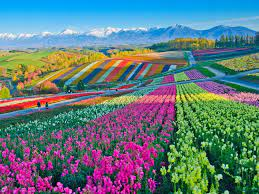
%> input picture flowerfield.jpg, 259 x 194 px
$ octave Problem_11_5.m   (GNU Octave 9; MATLAB toolbox functions it lacks are replaced by stand-ins)
%> lines starting %> are read from the running program, lines starting %| are printed output that depends on the picture
% Problem 11_5 smooth each component of color image by a filter
clear, clc, close all;

%load image
Img = imread('flowerfield.jpg');
%> Img is the input picture: size 194x259x3 uint8; mean R, G, B 97.7, 121.3, 124.9

% define a filter
fn = fspecial('average');
Img2r = imfilter(Img(:, :, 1), fn);
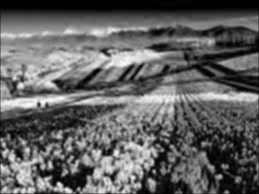
%> Img2r: size 194x259 uint8; min 0, max 253, mean 97.3
Img2g = imfilter(Img(:, :, 2), fn);
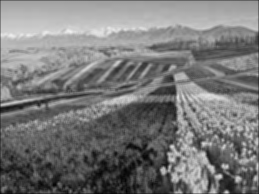
%> Img2g: size 194x259 uint8; min 2, max 240, mean 120.6
Img2b = imfilter(Img(:, :, 3), fn);
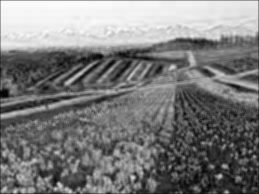
%> Img2b: size 194x259 uint8; min 1, max 252, mean 124

Img2(:, :, 1) = Img2r;
Img2(:, :, 2) = Img2g;
Img2(:, :, 3) = Img2b;
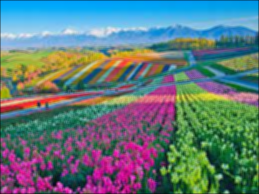
%> Img2: size 194x259x3 uint8; mean R, G, B 97.3, 120.6, 124

% plot and display
subplot(1, 2, 1), imshow(Img), title('Original image');
subplot(1, 2, 2), imshow(Img2), title('Averaged image');
